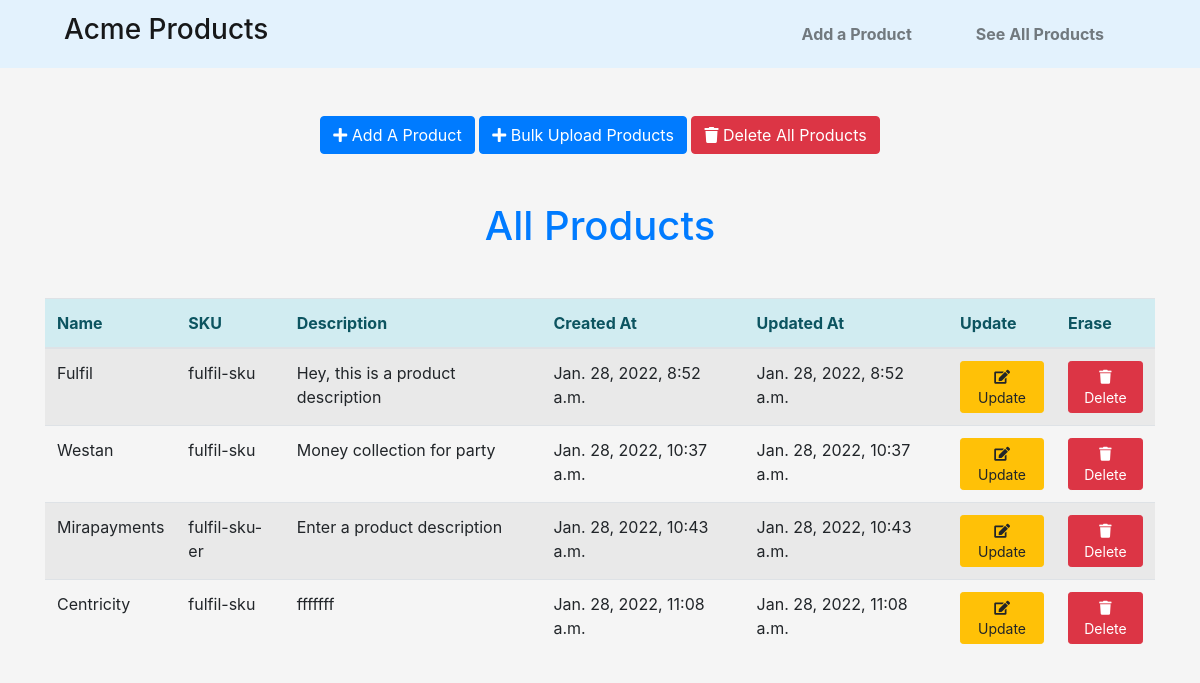
Screenshot of /products/ with the database file from the repository.
### products/models.py (models this page shows)
class Product(models.Model):
    name = models.CharField(max_length=200)
    sku = models.CharField(max_length=200)
    description = models.TextField()
    created_at = models.DateTimeField(auto_now_add=True)
    updated_at = models.DateTimeField(auto_now=True)

### products/views.py (the view)
# urls.py: path('products/', views.ProductListView.as_view(), name='product_list'),
class ProductListView(generic.ListView):
    model = Product
    context_object_name = 'products'
    template_name = 'products/product_list.html'

### products/templates/products/product_list.html (shortened to what this page needs)
{% extends 'base.html' %}
{% block content %}
    <div id="intro" class="container">
        <div class="row">
            <div class="mx-auto mt-5">
                <a href={% url 'product_create' %} class="btn btn-primary "> <i class="fas fa-plus"></i>
                    Add A Product</a>
                <a href={% url 'product_create' %} class="btn btn-primary"> <i class="fas fa-plus"></i>
                    Bulk Upload Products</a>
                <a href={% url 'product_delete_all' %} class="btn btn-danger delete-all" data-confirm="Are you sure you want to delete all products? This action is irreversible."> <i class="fas fa-trash"></i>
                    Delete All Products</a>
            </div>
        </div>
        <div class="row">
            <div class="col-lg-8 mx-auto">
                <h1 class="text-center my-5 text-primary">All Products</h1>
            </div>
        </div>
    </div>
    <div id="main" class="container">
        <div class="table-responsive mb-5">
            <table id="wishes" class="table  table-striped table-hover">
                <thead class="alert-info">
                    <tr>
                        <th scope="col">Name</th>
                        <th scope="col">SKU</th>
                        <th scope="col">Description</th>
                        <th scope="col">Created At</th>
                        <th scope="col">Updated At</th>
                        <th scope="col">Update</th>
                        <th scope="col">Erase</th>
                    </tr>
                </thead>
                <tbody>
                    {% for product in products %}
                    <tr>
                        <td>{{ product.name }}</td>
                        <td>{{ product.sku }}</td>
                        <td>{{ product.description }}</td>
                        <td>{{ product.created_at }}</td>
                        <td>{{ product.updated_at }}</td>
                        <td>
                            <a class="btn btn-sm btn-warning" href="{% url 'product_update' product.pk %}">
                                <i class="fas fa-edit"> </i>
                                Update
                            </a>
                        </td>
                        <td>
                            <a href="{% url 'product_delete' product.pk %}" class="delete btn btn-sm btn-danger" data-confirm="Are you sure you want delete this product? This action is irreversible.">
                                <i class="fas fa-trash"></i> Delete
                            </a>
                        </td>
                    </tr>
                    {% endfor %}
                </tbody>
            </table>
        </div>
    </div>
{% endblock content %}

### products/templates/base.html (shortened to what this page needs)
<!DOCTYPE html>
<html lang="en">
<head>
    <link rel="stylesheet" href="https://stackpath.bootstrapcdn.com/bootstrap/4.3.1/css/bootstrap.min.css"
>
    <link rel="stylesheet" href="https://cdnjs.cloudflare.com/ajax/libs/font-awesome/5.10.0-11/css/all.min.css">
</head>
<body style="background-color: whitesmoke">
    <nav class="navbar navbar-expand-lg navbar-light pt-2 " style="background-color: #e3f2fd;">
        <a class="navbar-brand" href="{% url 'index' %}">
            <h3 class="ml-5">Acme Products</h3>
        </a>
        <div id="navbarNavDropdown" class="navbar-collapse collapse">
            <ul class="navbar-nav mr-4 ">
                <li class="nav-item mr-5 ">
                    <a class="nav-link text-black font-weight-bold" href="{% url 'product_create' %}">Add a Product</a>
                </li>
                <li class="nav-item mr-5">
                    <a class="nav-link text-black font-weight-bold" href={% url 'product_list' %}>See All Products</a>
                </li>
            </ul>
        </div>
    </nav>
    {% block content %}
    {% endblock content %}
</body>
</html>

### rows the page displays
Product: name "Fulfil", sku "fulfil-sku", description "Hey, this is a product description", created_at "Jan. 28, 2022, 8:52 a.m.", updated_at "Jan. 28, 2022, 8:52 a.m."
Product: name "Westan", sku "fulfil-sku", description "Money collection for party", created_at "Jan. 28, 2022, 10:37 a.m.", updated_at "Jan. 28, 2022, 10:37 a.m."
Product: name "Mirapayments", sku "fulfil-sku-er", description "Enter a product description", created_at "Jan. 28, 2022, 10:43 a.m.", updated_at "Jan. 28, 2022, 10:43 a.m."
Product: name "Centricity", sku "fulfil-sku", description "fffffff", created_at "Jan. 28, 2022, 11:08 a.m.", updated_at "Jan. 28, 2022, 11:08 a.m."
